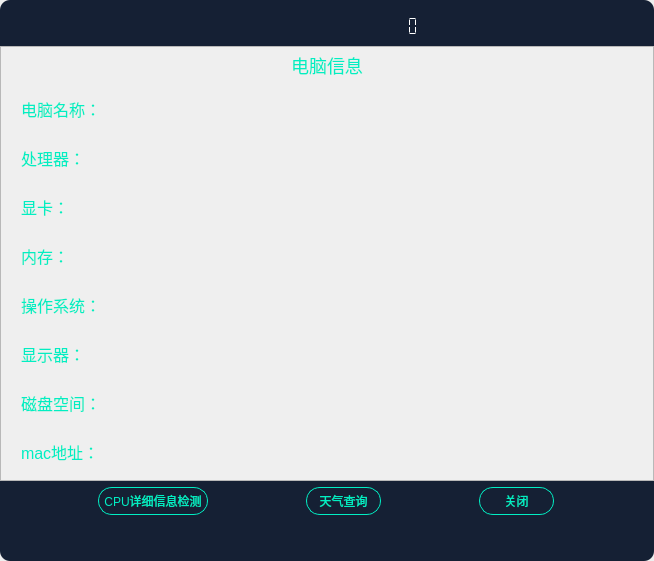
<?xml version="1.0" encoding="UTF-8"?>
<ui version="4.0">
 <class>GetPCInfoClass</class>
 <widget class="QWidget" name="GetPCInfoClass">
  <property name="geometry">
   <rect>
    <x>0</x>
    <y>0</y>
    <width>654</width>
    <height>561</height>
   </rect>
  </property>
  <property name="windowTitle">
   <string>GetPCInfo</string>
  </property>
  <layout class="QVBoxLayout" name="verticalLayout">
   <property name="spacing">
    <number>0</number>
   </property>
   <property name="leftMargin">
    <number>0</number>
   </property>
   <property name="topMargin">
    <number>0</number>
   </property>
   <property name="rightMargin">
    <number>0</number>
   </property>
   <property name="bottomMargin">
    <number>0</number>
   </property>
   <item>
    <widget class="QFrame" name="frame">
     <property name="styleSheet">
      <string notr="true">#frame
{
	background: #152034;
	border-radius: 10px;
}</string>
     </property>
     <property name="frameShape">
      <enum>QFrame::StyledPanel</enum>
     </property>
     <property name="frameShadow">
      <enum>QFrame::Raised</enum>
     </property>
     <layout class="QVBoxLayout" name="verticalLayout_2">
      <property name="spacing">
       <number>0</number>
      </property>
      <property name="leftMargin">
       <number>0</number>
      </property>
      <property name="topMargin">
       <number>6</number>
      </property>
      <property name="rightMargin">
       <number>0</number>
      </property>
      <property name="bottomMargin">
       <number>0</number>
      </property>
      <item>
       <widget class="QWidget" name="widget_timer" native="true">
        <property name="minimumSize">
         <size>
          <width>0</width>
          <height>40</height>
         </size>
        </property>
        <property name="maximumSize">
         <size>
          <width>16777215</width>
          <height>40</height>
         </size>
        </property>
        <layout class="QHBoxLayout" name="horizontalLayout">
         <property name="spacing">
          <number>0</number>
         </property>
         <property name="leftMargin">
          <number>10</number>
         </property>
         <property name="topMargin">
          <number>0</number>
         </property>
         <property name="rightMargin">
          <number>0</number>
         </property>
         <property name="bottomMargin">
          <number>0</number>
         </property>
         <item>
          <spacer name="horizontalSpacer">
           <property name="orientation">
            <enum>Qt::Horizontal</enum>
           </property>
           <property name="sizeHint" stdset="0">
            <size>
             <width>166</width>
             <height>20</height>
            </size>
           </property>
          </spacer>
         </item>
         <item>
          <widget class="QLCDNumber" name="lcdNumber">
           <property name="palette">
            <palette>
             <active>
              <colorrole role="WindowText">
               <brush brushstyle="SolidPattern">
                <color alpha="255">
                 <red>255</red>
                 <green>255</green>
                 <blue>255</blue>
                </color>
               </brush>
              </colorrole>
             </active>
             <inactive>
              <colorrole role="WindowText">
               <brush brushstyle="SolidPattern">
                <color alpha="255">
                 <red>255</red>
                 <green>255</green>
                 <blue>255</blue>
                </color>
               </brush>
              </colorrole>
             </inactive>
             <disabled>
              <colorrole role="WindowText">
               <brush brushstyle="SolidPattern">
                <color alpha="255">
                 <red>120</red>
                 <green>120</green>
                 <blue>120</blue>
                </color>
               </brush>
              </colorrole>
             </disabled>
            </palette>
           </property>
           <property name="frameShape">
            <enum>QFrame::NoFrame</enum>
           </property>
           <property name="frameShadow">
            <enum>QFrame::Raised</enum>
           </property>
           <property name="digitCount">
            <number>19</number>
           </property>
           <property name="segmentStyle">
            <enum>QLCDNumber::Flat</enum>
           </property>
          </widget>
         </item>
         <item>
          <spacer name="horizontalSpacer_2">
           <property name="orientation">
            <enum>Qt::Horizontal</enum>
           </property>
           <property name="sizeHint" stdset="0">
            <size>
             <width>40</width>
             <height>20</height>
            </size>
           </property>
          </spacer>
         </item>
        </layout>
       </widget>
      </item>
      <item>
       <widget class="QScrollArea" name="scrollArea">
        <property name="styleSheet">
         <string notr="true">QScrollArea { border:none; background: transparent; }
QScrollArea &gt; QWidget &gt; QWidget { background: transparent; }
QScrollArea &gt; QWidget &gt; QScrollBar { background: palette(base); }</string>
        </property>
        <property name="horizontalScrollBarPolicy">
         <enum>Qt::ScrollBarAlwaysOff</enum>
        </property>
        <property name="widgetResizable">
         <bool>true</bool>
        </property>
        <widget class="QWidget" name="scrollAreaWidgetContents">
         <property name="geometry">
          <rect>
           <x>0</x>
           <y>0</y>
           <width>654</width>
           <height>435</height>
          </rect>
         </property>
         <property name="styleSheet">
          <string notr="true">QLabel
{
	font-size: 16px;
	font-family: 微软雅黑;
	color: #01EEC3;
}</string>
         </property>
         <layout class="QVBoxLayout" name="verticalLayout_3">
          <property name="leftMargin">
           <number>20</number>
          </property>
          <property name="topMargin">
           <number>0</number>
          </property>
          <property name="rightMargin">
           <number>20</number>
          </property>
          <property name="bottomMargin">
           <number>0</number>
          </property>
          <item>
           <widget class="QLabel" name="label_title">
            <property name="minimumSize">
             <size>
              <width>0</width>
              <height>30</height>
             </size>
            </property>
            <property name="maximumSize">
             <size>
              <width>16777215</width>
              <height>30</height>
             </size>
            </property>
            <property name="styleSheet">
             <string notr="true">font-size: 18px;
font-family: 微软雅黑;
color: #01EEC3;</string>
            </property>
            <property name="text">
             <string>电脑信息</string>
            </property>
            <property name="alignment">
             <set>Qt::AlignCenter</set>
            </property>
           </widget>
          </item>
          <item>
           <widget class="QWidget" name="widget_name" native="true">
            <property name="minimumSize">
             <size>
              <width>0</width>
              <height>40</height>
             </size>
            </property>
            <property name="maximumSize">
             <size>
              <width>16777215</width>
              <height>40</height>
             </size>
            </property>
            <layout class="QHBoxLayout" name="horizontalLayout_3">
             <property name="leftMargin">
              <number>0</number>
             </property>
             <property name="topMargin">
              <number>0</number>
             </property>
             <property name="rightMargin">
              <number>0</number>
             </property>
             <property name="bottomMargin">
              <number>0</number>
             </property>
             <item>
              <widget class="QLabel" name="label">
               <property name="text">
                <string>电脑名称：</string>
               </property>
              </widget>
             </item>
             <item>
              <widget class="QLabel" name="label_name"/>
             </item>
             <item>
              <spacer name="horizontalSpacer_3">
               <property name="orientation">
                <enum>Qt::Horizontal</enum>
               </property>
               <property name="sizeHint" stdset="0">
                <size>
                 <width>40</width>
                 <height>20</height>
                </size>
               </property>
              </spacer>
             </item>
            </layout>
           </widget>
          </item>
          <item>
           <widget class="QWidget" name="widget_cpu" native="true">
            <property name="minimumSize">
             <size>
              <width>0</width>
              <height>40</height>
             </size>
            </property>
            <property name="maximumSize">
             <size>
              <width>16777215</width>
              <height>40</height>
             </size>
            </property>
            <property name="styleSheet">
             <string notr="true"/>
            </property>
            <layout class="QHBoxLayout" name="horizontalLayout_4">
             <property name="leftMargin">
              <number>0</number>
             </property>
             <property name="topMargin">
              <number>0</number>
             </property>
             <property name="rightMargin">
              <number>0</number>
             </property>
             <property name="bottomMargin">
              <number>0</number>
             </property>
             <item>
              <widget class="QLabel" name="label_2">
               <property name="text">
                <string>处理器：</string>
               </property>
              </widget>
             </item>
             <item>
              <widget class="QLabel" name="label_cpuName"/>
             </item>
             <item>
              <spacer name="horizontalSpacer_4">
               <property name="orientation">
                <enum>Qt::Horizontal</enum>
               </property>
               <property name="sizeHint" stdset="0">
                <size>
                 <width>40</width>
                 <height>20</height>
                </size>
               </property>
              </spacer>
             </item>
            </layout>
           </widget>
          </item>
          <item>
           <widget class="QWidget" name="widget_card" native="true">
            <property name="minimumSize">
             <size>
              <width>0</width>
              <height>40</height>
             </size>
            </property>
            <property name="maximumSize">
             <size>
              <width>16777215</width>
              <height>40</height>
             </size>
            </property>
            <property name="styleSheet">
             <string notr="true"/>
            </property>
            <layout class="QHBoxLayout" name="horizontalLayout_5">
             <property name="leftMargin">
              <number>0</number>
             </property>
             <property name="topMargin">
              <number>0</number>
             </property>
             <property name="rightMargin">
              <number>0</number>
             </property>
             <property name="bottomMargin">
              <number>0</number>
             </property>
             <item>
              <widget class="QLabel" name="label_3">
               <property name="text">
                <string>显卡：</string>
               </property>
              </widget>
             </item>
             <item>
              <widget class="QLabel" name="label_card"/>
             </item>
             <item>
              <spacer name="horizontalSpacer_5">
               <property name="orientation">
                <enum>Qt::Horizontal</enum>
               </property>
               <property name="sizeHint" stdset="0">
                <size>
                 <width>40</width>
                 <height>20</height>
                </size>
               </property>
              </spacer>
             </item>
            </layout>
           </widget>
          </item>
          <item>
           <widget class="QWidget" name="widget_mem" native="true">
            <property name="minimumSize">
             <size>
              <width>0</width>
              <height>40</height>
             </size>
            </property>
            <property name="maximumSize">
             <size>
              <width>16777215</width>
              <height>40</height>
             </size>
            </property>
            <layout class="QHBoxLayout" name="horizontalLayout_6">
             <property name="leftMargin">
              <number>0</number>
             </property>
             <property name="topMargin">
              <number>0</number>
             </property>
             <property name="rightMargin">
              <number>0</number>
             </property>
             <property name="bottomMargin">
              <number>0</number>
             </property>
             <item>
              <widget class="QLabel" name="label_4">
               <property name="text">
                <string>内存：</string>
               </property>
              </widget>
             </item>
             <item>
              <widget class="QLabel" name="label_mem"/>
             </item>
             <item>
              <spacer name="horizontalSpacer_6">
               <property name="orientation">
                <enum>Qt::Horizontal</enum>
               </property>
               <property name="sizeHint" stdset="0">
                <size>
                 <width>40</width>
                 <height>20</height>
                </size>
               </property>
              </spacer>
             </item>
            </layout>
           </widget>
          </item>
          <item>
           <widget class="QWidget" name="widget_os" native="true">
            <property name="minimumSize">
             <size>
              <width>0</width>
              <height>40</height>
             </size>
            </property>
            <property name="maximumSize">
             <size>
              <width>16777215</width>
              <height>40</height>
             </size>
            </property>
            <layout class="QHBoxLayout" name="horizontalLayout_7">
             <property name="leftMargin">
              <number>0</number>
             </property>
             <property name="topMargin">
              <number>0</number>
             </property>
             <property name="rightMargin">
              <number>0</number>
             </property>
             <property name="bottomMargin">
              <number>0</number>
             </property>
             <item>
              <widget class="QLabel" name="label_5">
               <property name="text">
                <string>操作系统：</string>
               </property>
              </widget>
             </item>
             <item>
              <widget class="QLabel" name="label_os"/>
             </item>
             <item>
              <spacer name="horizontalSpacer_7">
               <property name="orientation">
                <enum>Qt::Horizontal</enum>
               </property>
               <property name="sizeHint" stdset="0">
                <size>
                 <width>40</width>
                 <height>20</height>
                </size>
               </property>
              </spacer>
             </item>
            </layout>
           </widget>
          </item>
          <item>
           <widget class="QWidget" name="widget_screen" native="true">
            <property name="minimumSize">
             <size>
              <width>0</width>
              <height>40</height>
             </size>
            </property>
            <property name="maximumSize">
             <size>
              <width>16777215</width>
              <height>40</height>
             </size>
            </property>
            <layout class="QHBoxLayout" name="horizontalLayout_8">
             <property name="leftMargin">
              <number>0</number>
             </property>
             <property name="topMargin">
              <number>0</number>
             </property>
             <property name="rightMargin">
              <number>0</number>
             </property>
             <property name="bottomMargin">
              <number>0</number>
             </property>
             <item>
              <widget class="QLabel" name="label_6">
               <property name="text">
                <string>显示器：</string>
               </property>
              </widget>
             </item>
             <item>
              <widget class="QLabel" name="label_screen"/>
             </item>
             <item>
              <spacer name="horizontalSpacer_8">
               <property name="orientation">
                <enum>Qt::Horizontal</enum>
               </property>
               <property name="sizeHint" stdset="0">
                <size>
                 <width>40</width>
                 <height>20</height>
                </size>
               </property>
              </spacer>
             </item>
            </layout>
           </widget>
          </item>
          <item>
           <widget class="QWidget" name="widget_disk" native="true">
            <property name="minimumSize">
             <size>
              <width>0</width>
              <height>40</height>
             </size>
            </property>
            <property name="maximumSize">
             <size>
              <width>16777215</width>
              <height>40</height>
             </size>
            </property>
            <layout class="QHBoxLayout" name="horizontalLayout_9">
             <property name="leftMargin">
              <number>0</number>
             </property>
             <property name="topMargin">
              <number>0</number>
             </property>
             <property name="rightMargin">
              <number>0</number>
             </property>
             <property name="bottomMargin">
              <number>0</number>
             </property>
             <item>
              <widget class="QLabel" name="label_7">
               <property name="text">
                <string>磁盘空间：</string>
               </property>
              </widget>
             </item>
             <item>
              <widget class="QLabel" name="label_disk"/>
             </item>
             <item>
              <spacer name="horizontalSpacer_9">
               <property name="orientation">
                <enum>Qt::Horizontal</enum>
               </property>
               <property name="sizeHint" stdset="0">
                <size>
                 <width>40</width>
                 <height>20</height>
                </size>
               </property>
              </spacer>
             </item>
            </layout>
           </widget>
          </item>
          <item>
           <widget class="QWidget" name="widget_mac" native="true">
            <property name="minimumSize">
             <size>
              <width>0</width>
              <height>40</height>
             </size>
            </property>
            <property name="maximumSize">
             <size>
              <width>16777215</width>
              <height>40</height>
             </size>
            </property>
            <layout class="QHBoxLayout" name="horizontalLayout_10">
             <property name="leftMargin">
              <number>0</number>
             </property>
             <property name="topMargin">
              <number>0</number>
             </property>
             <property name="rightMargin">
              <number>0</number>
             </property>
             <property name="bottomMargin">
              <number>0</number>
             </property>
             <item>
              <widget class="QLabel" name="label_8">
               <property name="text">
                <string>mac地址：</string>
               </property>
              </widget>
             </item>
             <item>
              <widget class="QLabel" name="label_mac"/>
             </item>
             <item>
              <spacer name="horizontalSpacer_10">
               <property name="orientation">
                <enum>Qt::Horizontal</enum>
               </property>
               <property name="sizeHint" stdset="0">
                <size>
                 <width>519</width>
                 <height>20</height>
                </size>
               </property>
              </spacer>
             </item>
            </layout>
           </widget>
          </item>
         </layout>
        </widget>
       </widget>
      </item>
      <item>
       <widget class="QWidget" name="widget_button" native="true">
        <property name="minimumSize">
         <size>
          <width>0</width>
          <height>40</height>
         </size>
        </property>
        <property name="maximumSize">
         <size>
          <width>16777215</width>
          <height>40</height>
         </size>
        </property>
        <property name="styleSheet">
         <string notr="true">QPushButton{
border-radius: 14px;
border: 1px solid #01EEC3;
font-size: 12px;
font-family: 微软雅黑;
color: #01EEC3;
}</string>
        </property>
        <layout class="QHBoxLayout" name="horizontalLayout_2">
         <property name="spacing">
          <number>0</number>
         </property>
         <property name="leftMargin">
          <number>0</number>
         </property>
         <property name="topMargin">
          <number>0</number>
         </property>
         <property name="rightMargin">
          <number>0</number>
         </property>
         <property name="bottomMargin">
          <number>0</number>
         </property>
         <item>
          <widget class="QPushButton" name="pushButton_check">
           <property name="minimumSize">
            <size>
             <width>110</width>
             <height>28</height>
            </size>
           </property>
           <property name="maximumSize">
            <size>
             <width>110</width>
             <height>16777215</height>
            </size>
           </property>
           <property name="cursor">
            <cursorShape>PointingHandCursor</cursorShape>
           </property>
           <property name="text">
            <string>CPU详细信息检测</string>
           </property>
          </widget>
         </item>
         <item>
          <widget class="QPushButton" name="pushButton_weather">
           <property name="minimumSize">
            <size>
             <width>75</width>
             <height>28</height>
            </size>
           </property>
           <property name="maximumSize">
            <size>
             <width>75</width>
             <height>28</height>
            </size>
           </property>
           <property name="cursor">
            <cursorShape>PointingHandCursor</cursorShape>
           </property>
           <property name="text">
            <string>天气查询</string>
           </property>
          </widget>
         </item>
         <item>
          <widget class="QPushButton" name="pushButton_close">
           <property name="minimumSize">
            <size>
             <width>75</width>
             <height>28</height>
            </size>
           </property>
           <property name="maximumSize">
            <size>
             <width>75</width>
             <height>16777215</height>
            </size>
           </property>
           <property name="cursor">
            <cursorShape>PointingHandCursor</cursorShape>
           </property>
           <property name="text">
            <string>关闭</string>
           </property>
          </widget>
         </item>
        </layout>
       </widget>
      </item>
      <item>
       <widget class="CpuMemoryLabel" name="label_cpu">
        <property name="minimumSize">
         <size>
          <width>0</width>
          <height>40</height>
         </size>
        </property>
        <property name="maximumSize">
         <size>
          <width>16777215</width>
          <height>40</height>
         </size>
        </property>
        <property name="styleSheet">
         <string notr="true">font-size: 14px;
font-family: 微软雅黑;
color: #01EEC3;</string>
        </property>
        <property name="alignment">
         <set>Qt::AlignCenter</set>
        </property>
       </widget>
      </item>
     </layout>
    </widget>
   </item>
  </layout>
 </widget>
 <layoutdefault spacing="6" margin="11"/>
 <customwidgets>
  <customwidget>
   <class>CpuMemoryLabel</class>
   <extends>QLabel</extends>
   <header location="global">CpuMemoryLabel.h</header>
  </customwidget>
 </customwidgets>
 <resources>
  <include location="GetPCInfo.qrc"/>
 </resources>
 <connections/>
</ui>
